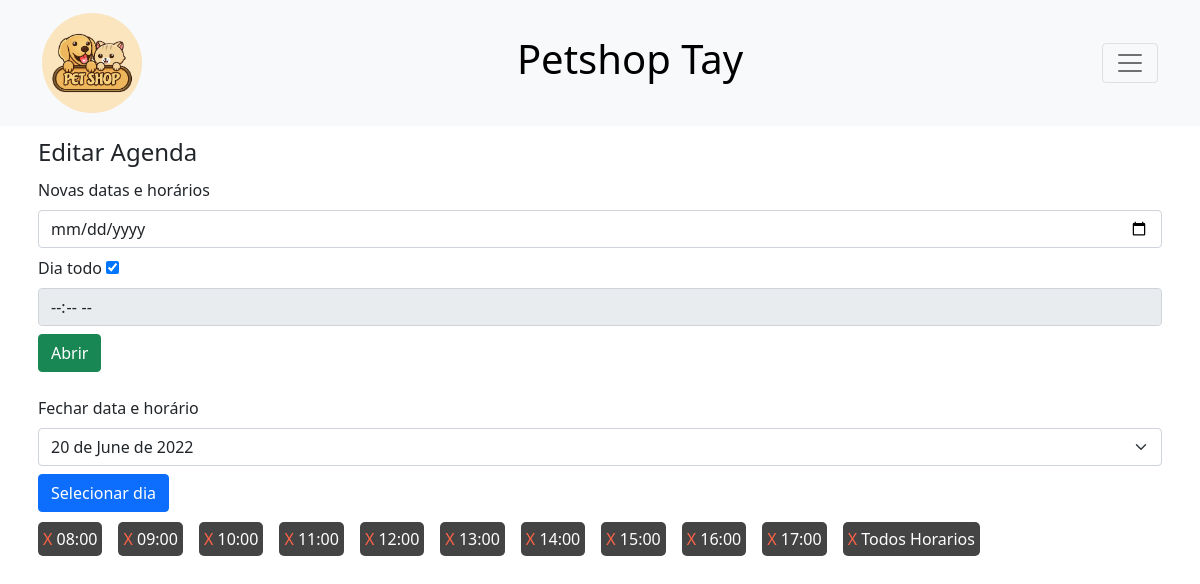
Screenshot of /view/FrmAbrirAgenda.php?txtFecharData=48 with the database file from the repository.
### tables this page shows
CREATE TABLE `agendahora` (
  `id` int(11) NOT NULL,
  `hora` varchar(255) DEFAULT NULL,
  `id_data` int(11) DEFAULT NULL,
  `ativo` tinyint(1) DEFAULT 1
);

### DAO/Conexao.php (called while the page is built, shortened)
<?php
class Conexao{
    public static function abrir(){
        $banco = "petshoptay";
        $local = "localhost";
        $usuario = "root";
        $senha = "password";
        $conn = mysqli_connect($local, $usuario, $senha, $banco);
        if($conn){
            return $conn;
        }else{
            return NULL;
        }
    }
    public static function consultar($sql){
        $conn = self::abrir();
        if($conn){
            $result = mysqli_query($conn, $sql);
            return $result;
        }
        return NULL;
    }
}

### DAO/AbrirAgendaDao.php (called while the page is built, shortened)
<?php
include_once "../DAO/Conexao.php";
include_once "../model/AbrirAgendaModel.php";
class AbrirAgendaDao
{
    public static function buscar()
    {
        $sql = "SELECT id, data FROM agendadata ORDER BY data";
        $result = Conexao::consultar($sql);
        $lista = new ArrayObject();
        if ($result != null) {
            while (list($_id, $_data) = mysqli_fetch_row($result)) {
                $abrirAgenda = new AbrirAgenda();
                $abrirAgenda->setId($_id);
                $abrirAgenda->setData($_data);
                $abrirAgenda->setDataFormatada($_data);
                $lista->append($abrirAgenda);
            }
        }
        return $lista;
    }
    public static function buscarHorarios($id_data)
    {
        $sql = "SELECT id, hora, ativo FROM agendahora WHERE id_data = '{$id_data}'";
        $result = Conexao::consultar($sql);
        $lista = new ArrayObject();
        if ($result != null) {
            while (list($_id, $_hora, $_ativo) = mysqli_fetch_row($result)) {
                $abrirAgenda = new AbrirAgenda();
                $abrirAgenda->setId($_id);
                $abrirAgenda->setHora($_hora);
                $abrirAgenda->setAtivo($_ativo);
                $lista->append($abrirAgenda);
            }
        }
        return $lista;
    }
}

### model/AbrirAgendaModel.php (called while the page is built, shortened)
<?php
class AbrirAgenda
{
    private $id;
    private $dataFormatada;
    private $hora;
    public function __construct($data = NULL, $hora = NULL)
    {
        $this->hora = $hora;
    }
    public function getId()
    {
        return $this->id;
    }
    public function setId($id)
    {
        $this->id = $id;
        return $this;
    }
    public function setData($data)
    {
        return $this;
    }
    public function getDataFormatada()
    {
        return $this->dataFormatada;
    }
    public function setDataFormatada($data)
    {
        if(!empty($data)){
            $dataFormatada = strftime('%d de %B de %Y', strtotime($data));
            $this->dataFormatada = $dataFormatada;
        }else{
            $this->dataFormatada = null;
        }
        return $this;
    }
    public function getHora()
    {
        return $this->hora;
    }
    public function setHora($hora)
    {
        $this->hora = $hora;
        return $this;
    }
    public function setAtivo($ativo)
    {
        return $this;
    }
}

### view/FrmAbrirAgenda.php (the view, shortened to what this page needs)
<?php
include_once '../DAO/AbrirAgendaDao.php';
include_once '../model/AbrirAgendaModel.php';
?>
<!DOCTYPE html>
<html lang="pt-br">
<head>
    <link href="https://cdn.jsdelivr.net/npm/bootstrap@5.1.3/dist/css/bootstrap.min.css" rel="stylesheet">
    <link rel="stylesheet" href="../public/css/horarios.css">
</head>
<body>
    <header>
        <nav class="navbar navbar-light bg-light">
            <div class="d-flex container">
                <a class="navbar-brand" href="../index.php">
                    <img src="../assets/logo.jpg" style="border-radius: 50%;" width="100px" alt="">
                </a>
                <h1><a href="../index.php" class="d-xxl-none" style="text-decoration: none; color: black">Petshop Tay</a></h1>
                <button class="navbar-toggler" type="button" data-bs-toggle="collapse" data-bs-target="#navbarNav" aria-controls="navbarNav" aria-expanded="false" aria-label="Toggle navigation">
                    <span class="navbar-toggler-icon"></span>
                </button>
            </div>
        </nav>
    </header>
    <div class="container p-2">
        <fieldset>
            <legend>Editar Agenda</legend>
            <form action="../controller/AbrirAgendaController.php?inserir" method="POST">
                <label class="form-label">Novas datas e horários</label>
                <input type="date" name="txtData" id="data" class="form-control mb-2">
                <label class="form-label">Dia todo</label>
                <input type="checkbox" name="diaTodo" id="diaTodo" value="sim" checked>
                <input type="time" name="txtHora" id="hora" class="form-control mb-2">
                <input type="submit" value="Abrir" class="btn btn-success">
            </form>
            <form action="./FrmAbrirAgenda.php" method="GET" class="mt-4">
                <label class="form-label">Fechar data e horário</label>
                <select name="txtFecharData" id="fecharData" class="form-select mb-2">
                    <?php
                    $listaDatas = AbrirAgendaDao::buscar();
                    foreach ($listaDatas as $datas) {
                        echo "<option value='{$datas->getId()}'>";
                        echo $datas->getDataFormatada();
                        echo '</option>';
                    }
                    ?>
                </select>
                <input type="submit" value="Selecionar dia" class="btn btn-primary">
            </form>
        </fieldset>
        <div class="horarios">
            <?php
            if (isset($_GET['txtFecharData'])) :
                $listaHorarios = AbrirAgendaDao::buscarHorarios($_GET['txtFecharData']);
                foreach ($listaHorarios as $horarios) :
            ?>
                    <div class="horario">
                        <span local="AbrirAgenda" key="<?= $horarios->getId() ?>" class="excluir">X</span>
                        <span><?= $horarios->getHora() ?></span>
                    </div>
                <?php
                endforeach;
                ?>
                <div class="horario">
                    <span local="AbrirAgenda" key="data-<?=$_GET['txtFecharData']?>" class="excluir">X</span>
                    <span>Todos Horarios</span>
                </div>
            <?php
            endif;
            ?>
        </div>
    </div>
    <?php
    include "templates/footer.php";
    ?>

### public/css/horarios.css (style rules this page uses)
.horarios { margin-top: 10px; display: flex; flex-wrap: wrap; gap: 1em; }
.horario { border-radius: 5px; background-color: #444; color: white; padding: 5px; position: relative; }
.horario span:first-child { cursor: pointer; color: tomato; }

### rows the page displays
agendahora: hora "08:00"
agendahora: hora "09:00"
agendahora: hora "10:00"
agendahora: hora "11:00"
agendahora: hora "12:00"
agendahora: hora "13:00"
agendahora: hora "14:00"
agendahora: hora "15:00"
agendahora: hora "16:00"
agendahora: hora "17:00"

### other values shown
form field txtFecharData "20 de June de 2022"
